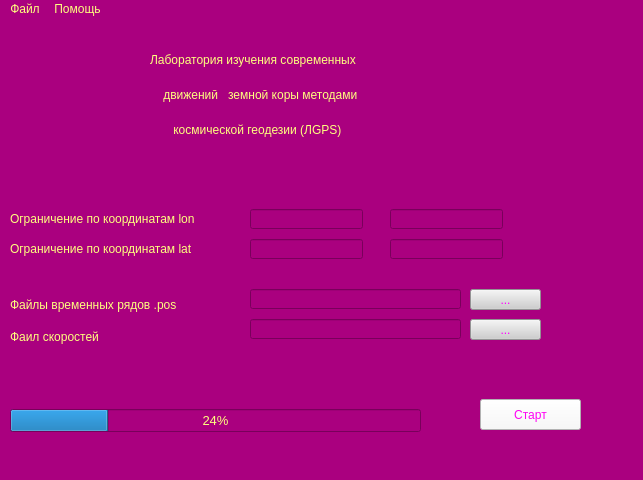
<?xml version="1.0" encoding="UTF-8"?>
<ui version="4.0">
 <class>MainWindow</class>
 <widget class="QMainWindow" name="MainWindow">
  <property name="geometry">
   <rect>
    <x>0</x>
    <y>0</y>
    <width>643</width>
    <height>480</height>
   </rect>
  </property>
  <property name="windowTitle">
   <string>MainWindow</string>
  </property>
  <property name="styleSheet">
   <string notr="true">background-color: rgb(170, 0, 127);
color: rgb(255, 255, 127);</string>
  </property>
  <widget class="QWidget" name="centralwidget">
   <widget class="QLabel" name="label_4">
    <property name="geometry">
     <rect>
      <x>160</x>
      <y>60</y>
      <width>361</width>
      <height>31</height>
     </rect>
    </property>
    <property name="styleSheet">
     <string notr="true">color: rgb(255, 255, 127);
font: 75 16pt &quot;MS Shell Dlg 2&quot;;</string>
    </property>
    <property name="text">
     <string> движений   земной коры методами</string>
    </property>
   </widget>
   <widget class="QProgressBar" name="progressBar">
    <property name="geometry">
     <rect>
      <x>10</x>
      <y>390</y>
      <width>411</width>
      <height>23</height>
     </rect>
    </property>
    <property name="font">
     <font>
      <family>MS Shell Dlg 2</family>
      <pointsize>10</pointsize>
      <weight>50</weight>
      <italic>false</italic>
      <bold>false</bold>
     </font>
    </property>
    <property name="styleSheet">
     <string notr="true">color: rgb(255, 255, 127);
font: 10pt &quot;MS Shell Dlg 2&quot;;
</string>
    </property>
    <property name="value">
     <number>24</number>
    </property>
   </widget>
   <widget class="QLabel" name="label">
    <property name="geometry">
     <rect>
      <x>150</x>
      <y>10</y>
      <width>391</width>
      <height>61</height>
     </rect>
    </property>
    <property name="styleSheet">
     <string notr="true">font: 75 16pt &quot;MS Shell Dlg 2&quot;;

color: rgb(255, 255, 127);</string>
    </property>
    <property name="text">
     <string>Лаборатория изучения современных</string>
    </property>
    <property name="margin">
     <number>10</number>
    </property>
   </widget>
   <widget class="QLabel" name="label_5">
    <property name="geometry">
     <rect>
      <x>10</x>
      <y>270</y>
      <width>201</width>
      <height>31</height>
     </rect>
    </property>
    <property name="styleSheet">
     <string notr="true">font: 75 10pt &quot;MS Shell Dlg 2&quot;;
border-color: rgb(0, 0, 0);
color: rgb(255, 255, 127);</string>
    </property>
    <property name="text">
     <string>Файлы временных рядов .pos</string>
    </property>
   </widget>
   <widget class="QLineEdit" name="importfile">
    <property name="geometry">
     <rect>
      <x>250</x>
      <y>270</y>
      <width>211</width>
      <height>20</height>
     </rect>
    </property>
    <property name="styleSheet">
     <string notr="true">color: rgb(255, 255, 127);
font: 75 10pt &quot;MS Shell Dlg 2&quot;;</string>
    </property>
   </widget>
   <widget class="QLabel" name="cor_lan">
    <property name="geometry">
     <rect>
      <x>10</x>
      <y>220</y>
      <width>201</width>
      <height>20</height>
     </rect>
    </property>
    <property name="styleSheet">
     <string notr="true">color: rgb(255, 255, 127);
font: 75 10pt &quot;MS Shell Dlg 2&quot;;</string>
    </property>
    <property name="text">
     <string>Ограничение по координатам lat</string>
    </property>
   </widget>
   <widget class="QToolButton" name="toolButton">
    <property name="geometry">
     <rect>
      <x>470</x>
      <y>270</y>
      <width>71</width>
      <height>21</height>
     </rect>
    </property>
    <property name="styleSheet">
     <string notr="true">color: rgb(255, 0, 255);
background-color: rgb(206, 206, 206);</string>
    </property>
    <property name="text">
     <string>...</string>
    </property>
   </widget>
   <widget class="QLineEdit" name="lon_2">
    <property name="geometry">
     <rect>
      <x>390</x>
      <y>190</y>
      <width>113</width>
      <height>20</height>
     </rect>
    </property>
    <property name="styleSheet">
     <string notr="true">color: rgb(255, 255, 127);</string>
    </property>
   </widget>
   <widget class="QLineEdit" name="lat_1">
    <property name="geometry">
     <rect>
      <x>250</x>
      <y>220</y>
      <width>113</width>
      <height>20</height>
     </rect>
    </property>
    <property name="styleSheet">
     <string notr="true">color: rgb(255, 255, 127);</string>
    </property>
   </widget>
   <widget class="QLabel" name="cor_lon">
    <property name="geometry">
     <rect>
      <x>10</x>
      <y>190</y>
      <width>211</width>
      <height>20</height>
     </rect>
    </property>
    <property name="styleSheet">
     <string notr="true">color: rgb(255, 255, 127);
font: 75 10pt &quot;MS Shell Dlg 2&quot;;</string>
    </property>
    <property name="text">
     <string>Ограничение по координатам lon</string>
    </property>
   </widget>
   <widget class="QLabel" name="label_3">
    <property name="geometry">
     <rect>
      <x>170</x>
      <y>90</y>
      <width>401</width>
      <height>41</height>
     </rect>
    </property>
    <property name="styleSheet">
     <string notr="true">font: 75 16pt &quot;MS Shell Dlg 2&quot;;
font: 75 16pt &quot;MS Shell Dlg 2&quot;;
color: rgb(255, 255, 0);
color: rgb(255, 255, 127);</string>
    </property>
    <property name="text">
     <string> космической геодезии (ЛGPS)</string>
    </property>
    <property name="margin">
     <number>5</number>
    </property>
   </widget>
   <widget class="QLineEdit" name="lat_2">
    <property name="geometry">
     <rect>
      <x>390</x>
      <y>220</y>
      <width>113</width>
      <height>20</height>
     </rect>
    </property>
    <property name="styleSheet">
     <string notr="true">color: rgb(255, 255, 127);</string>
    </property>
   </widget>
   <widget class="QPushButton" name="pushButton">
    <property name="geometry">
     <rect>
      <x>480</x>
      <y>380</y>
      <width>101</width>
      <height>31</height>
     </rect>
    </property>
    <property name="styleSheet">
     <string notr="true">background-color: rgb(249, 249, 249);
color: rgb(255, 255, 127);
color: rgb(255, 2, 243);
font: 75 12pt &quot;MS Shell Dlg 2&quot;;
</string>
    </property>
    <property name="text">
     <string>Старт</string>
    </property>
   </widget>
   <widget class="QLineEdit" name="lon_1">
    <property name="geometry">
     <rect>
      <x>250</x>
      <y>190</y>
      <width>113</width>
      <height>20</height>
     </rect>
    </property>
    <property name="styleSheet">
     <string notr="true">color: rgb(255, 255, 127);</string>
    </property>
   </widget>
   <widget class="QLabel" name="label_2">
    <property name="geometry">
     <rect>
      <x>10</x>
      <y>10</y>
      <width>121</width>
      <height>81</height>
     </rect>
    </property>
    <property name="text">
     <string/>
    </property>
    <property name="pixmap">
     <pixmap>lgps_ico.png</pixmap>
    </property>
   </widget>
   <widget class="QLabel" name="label_6">
    <property name="geometry">
     <rect>
      <x>10</x>
      <y>310</y>
      <width>141</width>
      <height>16</height>
     </rect>
    </property>
    <property name="styleSheet">
     <string notr="true">font: 75 10pt &quot;MS Shell Dlg 2&quot;;</string>
    </property>
    <property name="text">
     <string>Фаил скоростей</string>
    </property>
   </widget>
   <widget class="QLineEdit" name="importfile_2">
    <property name="geometry">
     <rect>
      <x>250</x>
      <y>300</y>
      <width>211</width>
      <height>20</height>
     </rect>
    </property>
    <property name="styleSheet">
     <string notr="true">color: rgb(255, 255, 127);
font: 75 10pt &quot;MS Shell Dlg 2&quot;;</string>
    </property>
   </widget>
   <widget class="QToolButton" name="toolButton_2">
    <property name="geometry">
     <rect>
      <x>470</x>
      <y>300</y>
      <width>71</width>
      <height>21</height>
     </rect>
    </property>
    <property name="styleSheet">
     <string notr="true">color: rgb(255, 0, 255);
background-color: rgb(206, 206, 206);</string>
    </property>
    <property name="text">
     <string>...</string>
    </property>
   </widget>
  </widget>
  <widget class="QMenuBar" name="menubar">
   <property name="geometry">
    <rect>
     <x>0</x>
     <y>0</y>
     <width>643</width>
     <height>21</height>
    </rect>
   </property>
   <widget class="QMenu" name="menu">
    <property name="title">
     <string>Файл</string>
    </property>
    <addaction name="action"/>
    <addaction name="action_2"/>
   </widget>
   <widget class="QMenu" name="menu_2">
    <property name="title">
     <string>Помощь</string>
    </property>
   </widget>
   <addaction name="menu"/>
   <addaction name="menu_2"/>
  </widget>
  <widget class="QStatusBar" name="statusbar"/>
  <action name="action">
   <property name="text">
    <string>Открыть</string>
   </property>
  </action>
  <action name="action_2">
   <property name="text">
    <string>Экспорт</string>
   </property>
  </action>
 </widget>
 <resources/>
 <connections/>
</ui>
